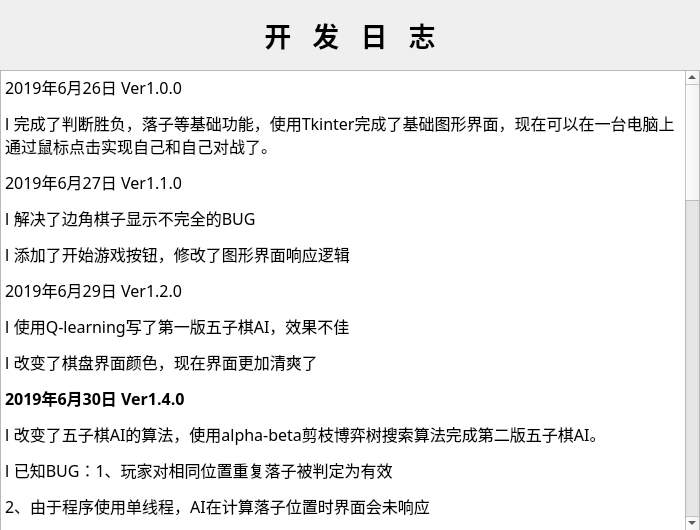
<?xml version="1.0" encoding="UTF-8"?>
<ui version="4.0">
 <class>Dialog</class>
 <widget class="QDialog" name="Dialog">
  <property name="geometry">
   <rect>
    <x>0</x>
    <y>0</y>
    <width>700</width>
    <height>530</height>
   </rect>
  </property>
  <property name="windowTitle">
   <string>Dialog</string>
  </property>
  <widget class="QLabel" name="label">
   <property name="geometry">
    <rect>
     <x>225</x>
     <y>10</y>
     <width>250</width>
     <height>50</height>
    </rect>
   </property>
   <property name="font">
    <font>
     <family>微软雅黑</family>
     <pointsize>20</pointsize>
     <weight>75</weight>
     <bold>true</bold>
    </font>
   </property>
   <property name="text">
    <string>开   发   日   志</string>
   </property>
   <property name="alignment">
    <set>Qt::AlignCenter</set>
   </property>
  </widget>
  <widget class="QTextBrowser" name="textBrowser">
   <property name="geometry">
    <rect>
     <x>0</x>
     <y>70</y>
     <width>700</width>
     <height>461</height>
    </rect>
   </property>
   <property name="font">
    <font>
     <family>微软雅黑</family>
     <pointsize>12</pointsize>
     <weight>75</weight>
     <bold>true</bold>
    </font>
   </property>
   <property name="html">
    <string>&lt;!DOCTYPE HTML PUBLIC &quot;-//W3C//DTD HTML 4.0//EN&quot; &quot;http://www.w3.org/TR/REC-html40/strict.dtd&quot;&gt;
&lt;html&gt;&lt;head&gt;&lt;meta name=&quot;qrichtext&quot; content=&quot;1&quot; /&gt;&lt;style type=&quot;text/css&quot;&gt;
p, li { white-space: pre-wrap; }
&lt;/style&gt;&lt;/head&gt;&lt;body style=&quot; font-family:'微软雅黑'; font-size:12pt; font-weight:600; font-style:normal;&quot;&gt;
&lt;p style=&quot; margin-top:12px; margin-bottom:12px; margin-left:0px; margin-right:0px; -qt-block-indent:0; text-indent:0px;&quot;&gt;&lt;span style=&quot; font-weight:400;&quot;&gt;2019年6月26日 Ver1.0.0 &lt;/span&gt;&lt;/p&gt;
&lt;p style=&quot; margin-top:12px; margin-bottom:12px; margin-left:0px; margin-right:0px; -qt-block-indent:0; text-indent:0px;&quot;&gt;&lt;span style=&quot; font-family:'Wingdings'; font-weight:400;&quot;&gt;l&lt;/span&gt;&lt;span style=&quot; font-family:'Times New Roman'; font-size:7pt; font-weight:400;&quot;&gt;  &lt;/span&gt;&lt;span style=&quot; font-weight:400;&quot;&gt;完成了判断胜负，落子等基础功能，使用Tkinter完成了基础图形界面，现在可以在一台电脑上通过鼠标点击实现自己和自己对战了。 &lt;/span&gt;&lt;/p&gt;
&lt;p style=&quot; margin-top:12px; margin-bottom:12px; margin-left:0px; margin-right:0px; -qt-block-indent:0; text-indent:0px;&quot;&gt;&lt;span style=&quot; font-weight:400;&quot;&gt;2019年6月27日 Ver1.1.0 &lt;/span&gt;&lt;/p&gt;
&lt;p style=&quot; margin-top:12px; margin-bottom:12px; margin-left:0px; margin-right:0px; -qt-block-indent:0; text-indent:0px;&quot;&gt;&lt;span style=&quot; font-family:'Wingdings'; font-weight:400;&quot;&gt;l&lt;/span&gt;&lt;span style=&quot; font-family:'Times New Roman'; font-size:7pt; font-weight:400;&quot;&gt;  &lt;/span&gt;&lt;span style=&quot; font-weight:400;&quot;&gt;解决了边角棋子显示不完全的BUG &lt;/span&gt;&lt;/p&gt;
&lt;p style=&quot; margin-top:12px; margin-bottom:12px; margin-left:0px; margin-right:0px; -qt-block-indent:0; text-indent:0px;&quot;&gt;&lt;span style=&quot; font-family:'Wingdings'; font-weight:400;&quot;&gt;l&lt;/span&gt;&lt;span style=&quot; font-family:'Times New Roman'; font-size:7pt; font-weight:400;&quot;&gt;  &lt;/span&gt;&lt;span style=&quot; font-weight:400;&quot;&gt;添加了开始游戏按钮，修改了图形界面响应逻辑 &lt;/span&gt;&lt;/p&gt;
&lt;p style=&quot; margin-top:12px; margin-bottom:12px; margin-left:0px; margin-right:0px; -qt-block-indent:0; text-indent:0px;&quot;&gt;&lt;span style=&quot; font-weight:400;&quot;&gt;2019年6月29日 Ver1.2.0 &lt;/span&gt;&lt;/p&gt;
&lt;p style=&quot; margin-top:12px; margin-bottom:12px; margin-left:0px; margin-right:0px; -qt-block-indent:0; text-indent:0px;&quot;&gt;&lt;span style=&quot; font-family:'Wingdings'; font-weight:400;&quot;&gt;l&lt;/span&gt;&lt;span style=&quot; font-family:'Times New Roman'; font-size:7pt; font-weight:400;&quot;&gt;  &lt;/span&gt;&lt;span style=&quot; font-weight:400;&quot;&gt;使用Q-learning写了第一版五子棋AI，效果不佳 &lt;/span&gt;&lt;/p&gt;
&lt;p style=&quot; margin-top:12px; margin-bottom:12px; margin-left:0px; margin-right:0px; -qt-block-indent:0; text-indent:0px;&quot;&gt;&lt;span style=&quot; font-family:'Wingdings'; font-weight:400;&quot;&gt;l&lt;/span&gt;&lt;span style=&quot; font-family:'Times New Roman'; font-size:7pt; font-weight:400;&quot;&gt;  &lt;/span&gt;&lt;span style=&quot; font-weight:400;&quot;&gt;改变了棋盘界面颜色，现在界面更加清爽了 &lt;/span&gt;&lt;/p&gt;
&lt;p style=&quot; margin-top:12px; margin-bottom:12px; margin-left:0px; margin-right:0px; -qt-block-indent:0; text-indent:0px;&quot;&gt;2019年6月30日 Ver1.4.0&lt;span style=&quot; font-weight:400;&quot;&gt; &lt;/span&gt;&lt;/p&gt;
&lt;p style=&quot; margin-top:12px; margin-bottom:12px; margin-left:0px; margin-right:0px; -qt-block-indent:0; text-indent:0px;&quot;&gt;&lt;span style=&quot; font-family:'Wingdings'; font-weight:400;&quot;&gt;l&lt;/span&gt;&lt;span style=&quot; font-family:'Times New Roman'; font-size:7pt; font-weight:400;&quot;&gt;  &lt;/span&gt;&lt;span style=&quot; font-weight:400;&quot;&gt;改变了五子棋AI的算法，使用alpha-beta剪枝博弈树搜索算法完成第二版五子棋AI。 &lt;/span&gt;&lt;/p&gt;
&lt;p style=&quot; margin-top:12px; margin-bottom:12px; margin-left:0px; margin-right:0px; -qt-block-indent:0; text-indent:0px;&quot;&gt;&lt;span style=&quot; font-family:'Wingdings'; font-weight:400;&quot;&gt;l&lt;/span&gt;&lt;span style=&quot; font-family:'Times New Roman'; font-size:7pt; font-weight:400;&quot;&gt;  &lt;/span&gt;&lt;span style=&quot; font-weight:400;&quot;&gt;已知BUG：1、玩家对相同位置重复落子被判定为有效 &lt;/span&gt;&lt;/p&gt;
&lt;p style=&quot; margin-top:12px; margin-bottom:12px; margin-left:0px; margin-right:0px; -qt-block-indent:0; text-indent:0px;&quot;&gt;&lt;span style=&quot; font-weight:400;&quot;&gt;2、由于程序使用单线程，AI在计算落子位置时界面会未响应 &lt;/span&gt;&lt;/p&gt;
&lt;p style=&quot; margin-top:12px; margin-bottom:12px; margin-left:0px; margin-right:0px; -qt-block-indent:0; text-indent:0px;&quot;&gt;&lt;span style=&quot; font-weight:400;&quot;&gt;2019年7月1日 Ver1.5.0 &lt;/span&gt;&lt;/p&gt;
&lt;p style=&quot; margin-top:12px; margin-bottom:12px; margin-left:0px; margin-right:0px; -qt-block-indent:0; text-indent:0px;&quot;&gt;&lt;span style=&quot; font-weight:400;&quot;&gt;解决了重复落子判定问题，优化了五子棋AI在部分棋型情况下的计算速度。 &lt;/span&gt;&lt;/p&gt;
&lt;p style=&quot; margin-top:12px; margin-bottom:12px; margin-left:0px; margin-right:0px; -qt-block-indent:0; text-indent:0px;&quot;&gt;2019年7月2日 Ver1.6.0&lt;span style=&quot; font-weight:400;&quot;&gt; &lt;/span&gt;&lt;/p&gt;
&lt;p style=&quot; margin-top:12px; margin-bottom:12px; margin-left:0px; margin-right:0px; -qt-block-indent:0; text-indent:0px;&quot;&gt;&lt;span style=&quot; font-family:'Wingdings'; font-weight:400;&quot;&gt;l&lt;/span&gt;&lt;span style=&quot; font-family:'Times New Roman'; font-size:7pt; font-weight:400;&quot;&gt;  &lt;/span&gt;&lt;span style=&quot; font-weight:400;&quot;&gt;增加了局域网对战功能，玩家可以选择建立房间和加入房间，房主默认为黑色棋子且先手 &lt;/span&gt;&lt;/p&gt;
&lt;p style=&quot; margin-top:12px; margin-bottom:12px; margin-left:0px; margin-right:0px; -qt-block-indent:0; text-indent:0px;&quot;&gt;&lt;span style=&quot; font-family:'Wingdings'; font-weight:400;&quot;&gt;l&lt;/span&gt;&lt;span style=&quot; font-family:'Times New Roman'; font-size:7pt; font-weight:400;&quot;&gt;  &lt;/span&gt;&lt;span style=&quot; font-weight:400;&quot;&gt;已知BUG：由于程序是单线程的，所以在对方回合时会造成棋盘未响应，回到我方回合时即恢复正常 &lt;/span&gt;&lt;/p&gt;
&lt;p style=&quot; margin-top:12px; margin-bottom:12px; margin-left:0px; margin-right:0px; -qt-block-indent:0; text-indent:0px;&quot;&gt;&lt;span style=&quot; font-weight:400;&quot;&gt;2019年7月3日 Ver1.7.0 &lt;/span&gt;&lt;/p&gt;
&lt;p style=&quot; margin-top:12px; margin-bottom:12px; margin-left:0px; margin-right:0px; -qt-block-indent:0; text-indent:0px;&quot;&gt;&lt;span style=&quot; font-family:'Wingdings'; font-weight:400;&quot;&gt;l&lt;/span&gt;&lt;span style=&quot; font-family:'Times New Roman'; font-size:7pt; font-weight:400;&quot;&gt;  &lt;/span&gt;&lt;span style=&quot; font-weight:400;&quot;&gt;修复了双人对战功能无法正常进行胜负判定功能的BUG &lt;/span&gt;&lt;/p&gt;
&lt;p style=&quot; margin-top:12px; margin-bottom:12px; margin-left:0px; margin-right:0px; -qt-block-indent:0; text-indent:0px;&quot;&gt;&lt;span style=&quot; font-family:'Wingdings'; font-weight:400;&quot;&gt;l&lt;/span&gt;&lt;span style=&quot; font-family:'Times New Roman'; font-size:7pt; font-weight:400;&quot;&gt;  &lt;/span&gt;&lt;span style=&quot; font-weight:400;&quot;&gt;修复了双人对战功能没有开始游戏就能下子的BUG &lt;/span&gt;&lt;/p&gt;
&lt;p style=&quot; margin-top:12px; margin-bottom:12px; margin-left:0px; margin-right:0px; -qt-block-indent:0; text-indent:0px;&quot;&gt;&lt;span style=&quot; font-weight:400;&quot;&gt;2019年7月4日 Ver1.8.0 &lt;/span&gt;&lt;/p&gt;
&lt;p style=&quot; margin-top:12px; margin-bottom:12px; margin-left:0px; margin-right:0px; -qt-block-indent:0; text-indent:0px;&quot;&gt;&lt;span style=&quot; font-family:'Wingdings'; font-weight:400;&quot;&gt;l&lt;/span&gt;&lt;span style=&quot; font-family:'Times New Roman'; font-size:7pt; font-weight:400;&quot;&gt;  &lt;/span&gt;&lt;span style=&quot; font-weight:400;&quot;&gt;双人对战功能现在可以由房主选择黑/白方和先/后手了，另一方将随房主设置自动应用 &lt;/span&gt;&lt;/p&gt;
&lt;p style=&quot; margin-top:12px; margin-bottom:12px; margin-left:0px; margin-right:0px; -qt-block-indent:0; text-indent:0px;&quot;&gt;2019年7月5日 Ver2.0.0 &lt;/p&gt;
&lt;p style=&quot; margin-top:12px; margin-bottom:12px; margin-left:0px; margin-right:0px; -qt-block-indent:0; text-indent:0px;&quot;&gt;&lt;span style=&quot; font-family:'Wingdings'; font-weight:400;&quot;&gt;l&lt;/span&gt;&lt;span style=&quot; font-family:'Times New Roman'; font-size:7pt; font-weight:400;&quot;&gt;  &lt;/span&gt;&lt;span style=&quot; font-weight:400;&quot;&gt;使用pyQT制作了初始界面和功能选择（人机/人人）界面，现在游戏的可交互性更强了 &lt;/span&gt;&lt;/p&gt;
&lt;p style=&quot; margin-top:12px; margin-bottom:12px; margin-left:0px; margin-right:0px; -qt-block-indent:0; text-indent:0px;&quot;&gt;&lt;span style=&quot; font-family:'Wingdings'; font-weight:400;&quot;&gt;l&lt;/span&gt;&lt;span style=&quot; font-family:'Times New Roman'; font-size:7pt; font-weight:400;&quot;&gt;  &lt;/span&gt;&lt;span style=&quot; font-weight:400;&quot;&gt;现在人机AI根据搜索深度被分为简单，一般，困难三个难度级别了，可以自由选择挑战 &lt;/span&gt;&lt;/p&gt;
&lt;p style=&quot; margin-top:12px; margin-bottom:12px; margin-left:0px; margin-right:0px; -qt-block-indent:0; text-indent:0px;&quot;&gt;&lt;span style=&quot; font-family:'Wingdings'; font-weight:400;&quot;&gt;l&lt;/span&gt;&lt;span style=&quot; font-family:'Times New Roman'; font-size:7pt; font-weight:400;&quot;&gt;  &lt;/span&gt;&lt;span style=&quot; font-weight:400;&quot;&gt;已知问题：困难级别AI的计算时间过长，仍然需要优化，在10步棋之后的响应时间达到了2分钟 &lt;/span&gt;&lt;/p&gt;
&lt;p style=&quot; margin-top:12px; margin-bottom:12px; margin-left:0px; margin-right:0px; -qt-block-indent:0; text-indent:0px;&quot;&gt;&lt;span style=&quot; font-weight:400;&quot;&gt;2019年7月6日 Ver2.1.0 &lt;/span&gt;&lt;/p&gt;
&lt;p style=&quot; margin-top:12px; margin-bottom:12px; margin-left:0px; margin-right:0px; -qt-block-indent:0; text-indent:0px;&quot;&gt;&lt;span style=&quot; font-family:'Wingdings'; font-weight:400;&quot;&gt;l&lt;/span&gt;&lt;span style=&quot; font-family:'Times New Roman'; font-size:7pt; font-weight:400;&quot;&gt;  &lt;/span&gt;&lt;span style=&quot; font-weight:400;&quot;&gt;为人机对战模式增加了悔棋、禁手（详细规则见后）、重新开始、退出游戏等功能按钮 &lt;/span&gt;&lt;/p&gt;
&lt;p style=&quot; margin-top:12px; margin-bottom:12px; margin-left:0px; margin-right:0px; -qt-block-indent:0; text-indent:0px;&quot;&gt;&lt;span style=&quot; font-family:'Wingdings'; font-weight:400;&quot;&gt;l&lt;/span&gt;&lt;span style=&quot; font-family:'Times New Roman'; font-size:7pt; font-weight:400;&quot;&gt;  &lt;/span&gt;&lt;span style=&quot; font-weight:400;&quot;&gt;为人和不同难度的AI制作了不同的头像，按钮制作为配套风格 &lt;/span&gt;&lt;/p&gt;
&lt;p style=&quot; margin-top:12px; margin-bottom:12px; margin-left:0px; margin-right:0px; -qt-block-indent:0; text-indent:0px;&quot;&gt;&lt;span style=&quot; font-weight:400;&quot;&gt;2019年7月7日 Ver2.2.0 &lt;/span&gt;&lt;/p&gt;
&lt;p style=&quot; margin-top:12px; margin-bottom:12px; margin-left:0px; margin-right:0px; -qt-block-indent:0; text-indent:0px;&quot;&gt;&lt;span style=&quot; font-family:'Wingdings'; font-weight:400;&quot;&gt;l&lt;/span&gt;&lt;span style=&quot; font-family:'Times New Roman'; font-size:7pt; font-weight:400;&quot;&gt;  &lt;/span&gt;&lt;span style=&quot; font-weight:400;&quot;&gt;在人机对战模式中增加了哪方下子的提示信息 &lt;/span&gt;&lt;/p&gt;
&lt;p style=&quot; margin-top:12px; margin-bottom:12px; margin-left:0px; margin-right:0px; -qt-block-indent:0; text-indent:0px;&quot;&gt;&lt;span style=&quot; font-family:'Wingdings'; font-weight:400;&quot;&gt;l&lt;/span&gt;&lt;span style=&quot; font-family:'Times New Roman'; font-size:7pt; font-weight:400;&quot;&gt;  &lt;/span&gt;&lt;span style=&quot; font-weight:400;&quot;&gt;增加了落子信息提示框，妈妈再也不用担心我找不到上一步落子位置了！ &lt;/span&gt;&lt;/p&gt;
&lt;p style=&quot; margin-top:12px; margin-bottom:12px; margin-left:0px; margin-right:0px; -qt-block-indent:0; text-indent:0px;&quot;&gt;&lt;span style=&quot; font-family:'Wingdings'; font-weight:400;&quot;&gt;l&lt;/span&gt;&lt;span style=&quot; font-family:'Times New Roman'; font-size:7pt; font-weight:400;&quot;&gt;  &lt;/span&gt;&lt;span style=&quot; font-weight:400;&quot;&gt;由于局域网对战模式涉及到数据传递问题较难解决，目前增加的功能性按钮均只应用于人机模式 &lt;/span&gt;&lt;/p&gt;
&lt;p style=&quot; margin-top:12px; margin-bottom:12px; margin-left:0px; margin-right:0px; -qt-block-indent:0; text-indent:0px;&quot;&gt;&lt;span style=&quot; font-weight:400;&quot;&gt;  &lt;/span&gt;&lt;/p&gt;
&lt;p style=&quot; margin-top:12px; margin-bottom:12px; margin-left:0px; margin-right:0px; -qt-block-indent:0; text-indent:0px; background-color:#ffffff;&quot;&gt;&lt;span style=&quot; font-family:'微软雅黑,sans-serif'; color:#000000;&quot;&gt;附1 禁手规则：该规则开启后对黑方有效&lt;/span&gt;&lt;/p&gt;
&lt;p style=&quot; margin-top:12px; margin-bottom:12px; margin-left:0px; margin-right:0px; -qt-block-indent:0; text-indent:0px; background-color:#ffffff;&quot;&gt;&lt;span style=&quot; font-family:'微软雅黑,sans-serif'; font-weight:400; color:#000000;&quot;&gt;1．三、三禁手&lt;/span&gt;&lt;/p&gt;
&lt;p style=&quot; margin-top:12px; margin-bottom:12px; margin-left:0px; margin-right:0px; -qt-block-indent:0; text-indent:0px; background-color:#ffffff;&quot;&gt;&lt;span style=&quot; font-family:'微软雅黑,sans-serif'; font-weight:400; color:#000000;&quot;&gt;黑方一子落下同时形成两个或两个以上的活三（或嵌四），此步为三三禁手。&lt;/span&gt;&lt;/p&gt;
&lt;p style=&quot; margin-top:12px; margin-bottom:12px; margin-left:0px; margin-right:0px; -qt-block-indent:0; text-indent:0px; background-color:#ffffff;&quot;&gt;&lt;span style=&quot; font-family:'微软雅黑,sans-serif'; font-weight:400; color:#000000;&quot;&gt;2．四、四禁手&lt;/span&gt;&lt;/p&gt;
&lt;p style=&quot; margin-top:12px; margin-bottom:12px; margin-left:0px; margin-right:0px; -qt-block-indent:0; text-indent:0px; background-color:#ffffff;&quot;&gt;&lt;span style=&quot; font-family:'微软雅黑,sans-serif'; font-weight:400; color:#000000;&quot;&gt;黑方一子落下同时形成两个或两个以上的四，活四、冲四、嵌五之四，包括在此四之内。此步为四四禁手。注意：只要是两个“四”即为禁手，无论是哪种四，活四，跳四，冲四都算。&lt;/span&gt;&lt;/p&gt;
&lt;p style=&quot; margin-top:12px; margin-bottom:12px; margin-left:0px; margin-right:0px; -qt-block-indent:0; text-indent:0px; background-color:#ffffff;&quot;&gt;&lt;span style=&quot; font-family:'微软雅黑,sans-serif'; font-weight:400; color:#000000;&quot;&gt;3．四、三、三禁手&lt;/span&gt;&lt;/p&gt;
&lt;p style=&quot; margin-top:12px; margin-bottom:12px; margin-left:0px; margin-right:0px; -qt-block-indent:0; text-indent:0px; background-color:#ffffff;&quot;&gt;&lt;span style=&quot; font-family:'微软雅黑,sans-serif'; font-weight:400; color:#000000;&quot;&gt;黑方一步使一个四，两个活三同时形成。&lt;/span&gt;&lt;/p&gt;
&lt;p style=&quot; margin-top:12px; margin-bottom:12px; margin-left:0px; margin-right:0px; -qt-block-indent:0; text-indent:0px; background-color:#ffffff;&quot;&gt;&lt;span style=&quot; font-family:'微软雅黑,sans-serif'; font-weight:400; color:#000000;&quot;&gt;4．四、四、三禁手&lt;/span&gt;&lt;/p&gt;
&lt;p style=&quot; margin-top:12px; margin-bottom:12px; margin-left:0px; margin-right:0px; -qt-block-indent:0; text-indent:0px; background-color:#ffffff;&quot;&gt;&lt;span style=&quot; font-family:'微软雅黑,sans-serif'; font-weight:400; color:#000000;&quot;&gt;黑方一步使两个四，一个活三同时形成。&lt;/span&gt;&lt;/p&gt;
&lt;p style=&quot; margin-top:12px; margin-bottom:12px; margin-left:0px; margin-right:0px; -qt-block-indent:0; text-indent:0px; background-color:#ffffff;&quot;&gt;&lt;span style=&quot; font-family:'微软雅黑,sans-serif'; font-weight:400; color:#000000;&quot;&gt;5．长连禁手&lt;/span&gt;&lt;/p&gt;
&lt;p style=&quot; margin-top:12px; margin-bottom:12px; margin-left:0px; margin-right:0px; -qt-block-indent:0; text-indent:0px; background-color:#ffffff;&quot;&gt;&lt;span style=&quot; font-family:'微软雅黑,sans-serif'; font-weight:400; color:#000000;&quot;&gt;黑方一子落下形成连续六子或六子以上相连&lt;/span&gt;&lt;span style=&quot; font-family:'Courier New'; font-weight:400;&quot;&gt; &lt;/span&gt;&lt;/p&gt;&lt;/body&gt;&lt;/html&gt;</string>
   </property>
  </widget>
 </widget>
 <resources/>
 <connections/>
</ui>
